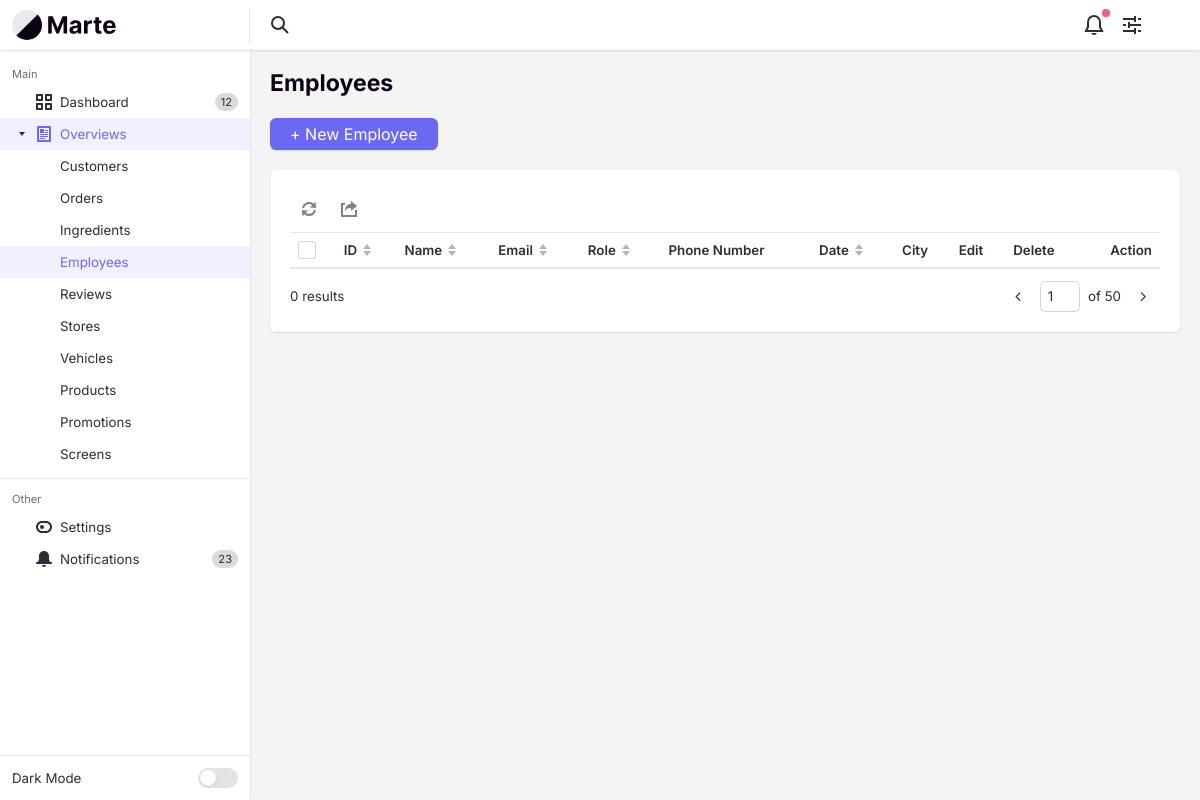
Page /EmployeeController/overview/ on the earlier database version.
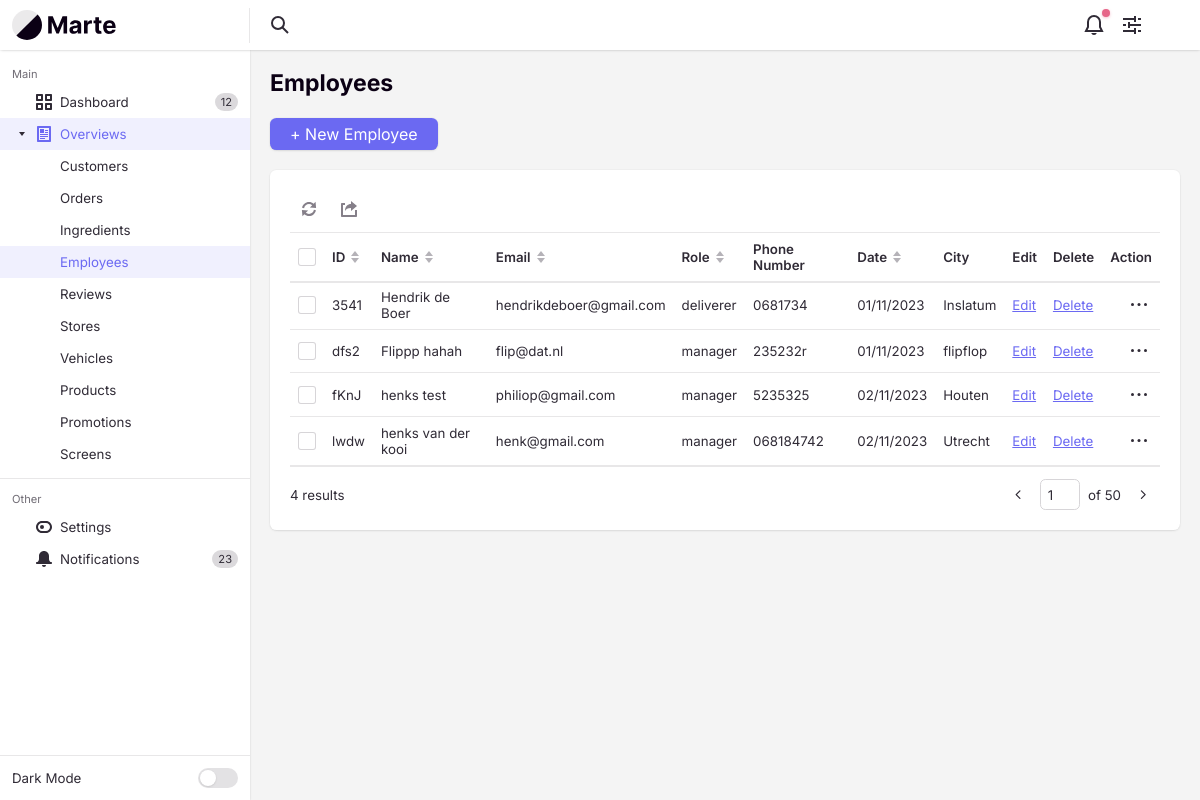
Same page on the later database version.
### tables this page shows
CREATE TABLE `employees` (
  `employeeId` varchar(4) NOT NULL,
  `employeeFirstName` varchar(255) NOT NULL,
  `employeeRole` enum('deliverer','chef','manager') NOT NULL,
  `employeeIsActive` tinyint(1) NOT NULL DEFAULT 1,
  `employeeCreateDate` int(10) NOT NULL,
  `employeeDescritption` text DEFAULT NULL,
  `employeeLastName` varchar(255) NOT NULL,
  `employeeStreetName` varchar(255) NOT NULL,
  `employeeZipCode` varchar(10) NOT NULL,
  `employeeCity` varchar(255) NOT NULL,
  `employeePhone` varchar(10) NOT NULL,
  `employeeEmail` varchar(255) NOT NULL
);

### app/controllers/EmployeeController.php (called while the page is built, shortened)
<?php
class EmployeeController extends Controller
{
    private $employeeModel;
    public function __construct()
    {
        $this->employeeModel = $this->model('EmployeeModel');
    }
    public function overview()
    {
        $employees = $this->employeeModel->getEmployees();
        $countEmployees = count($this->employeeModel->getEmployees());
        $data = [
            'employees' => $employees,
            'countEmployees' => $countEmployees
        ];
        $this->view('backend/employee/overview', $data);
    }
}

### app/libraries/Core.php (called while the page is built, shortened)
<?php
class Core
{
    protected $currentMethod = 'index';
    public function __construct()
    {
        $url = $this->getUrl();
        $this->currentController = new $this->currentController();
        if (isset($url[1])) {
            if (method_exists($this->currentController, $url[1])) {
                $this->currentMethod = $url[1];
            } else if (!empty($url[1])) {
                require APPROOT . '/views/includes/404.php';
                exit;
            }
        }
        $this->params = $url ? [$url[2]] : [];
        call_user_func_array([$this->currentController, $this->currentMethod], $this->params);
    }
    public function getUrl()
    {
        $incoming = $_SERVER['REQUEST_URI'];
        $incoming = str_replace("/pizzapalacebackend/", "", $incoming);
        $incoming = trim($incoming, "/");
        $url = filter_var($incoming, FILTER_SANITIZE_URL);
        $url = explode('/', $url);
        $urlController = $url[0];
        $urlAction = "";
        if (array_key_exists(1, $url)) {
            $urlAction = explode('?', $url[1])[0];
        }
        $urlSlug = $url;
        $output = [$urlController, $urlAction, $urlSlug];
        return $output;
    }
}

### app/require.php (called while the page is built, shortened)
<?php
  require_once 'libraries/Core.php';
  require_once 'libraries/Controller.php';
  require_once 'libraries/Database.php';
  $init = new Core();

### public/index.php (called while the page is built)
<?php
  require_once '../app/require.php';
?>

### app/libraries/Database.php (called while the page is built, shortened)
<?php
  class Database {
    private $dbHost = DB_HOST;
    private $dbUser = DB_USER;
    private $dbPass = DB_PASS;
    private $dbName = DB_NAME;
    private $statement;
    private $dbHandler;
    public function __construct()
    {
      $conn = 'mysql:host=' . $this->dbHost . ";dbname=" . $this->dbName;
      $options = array(
        PDO::ATTR_PERSISTENT => true,
        PDO::ATTR_ERRMODE => PDO::ERRMODE_EXCEPTION,
        PDO::ATTR_EMULATE_PREPARES => false
      );
      try
      {
        $this->dbHandler = new PDO($conn, $this->dbUser, $this->dbPass, $options);
      }
      catch(PDOException $e) {
        $this->error = $e->getMessage();
        echo $this->error;
      }
    }
    public function query($sql) {
      $this->statement = $this->dbHandler->prepare($sql);
    }
    public function execute() {
      return $this->statement->execute();
    }
    public function resultSet() {
      $this->execute();
      return $this->statement->fetchAll(PDO::FETCH_OBJ);
    }
  }
?>

### app/models/EmployeeModel.php (called while the page is built, shortened)
<?php
class EmployeeModel
{
    private $db;
    public function __construct()
    {
        $this->db = new Database();
    }
    public function getEmployees()
    {
        $this->db->query("SELECT employeeId,
                                 employeeFirstName,
                                 employeeLastName,
                                 employeeRole,
                                 employeeCreateDate,
                                 employeeCity,
                                 employeePhone,
                                 employeeEmail
                                 FROM employees
                                 WHERE employeeIsActive = 1");
        return $this->db->resultSet();
    }
}

### app/views/backend/employee/overview.php (the view, shortened to what the changed rows need)
<?php require APPROOT . '/views/includes/head.php'; ?>
<div class="margin-bottom-md">
    <h1 class="text-lg">Employees</h1>
</div>
<div class="margin-bottom-md">
    <div class="flex flex-wrap gap-sm items-center justify-between">
        <a class="btn btn--primary" href="<?= URLROOT ?>employeeController/create">+ New Employee</a>
    </div>
</div>
<div class="bg radius-md padding-md inner-glow shadow-xs">
    <div class="int-table-actions padding-bottom-xxxs border-bottom border-alpha" data-table-controls="interactive-table-1">
        <menu class="menu-bar js-int-table-actions__no-items-selected js-menu-bar">
            <li class="menu-bar__item " role="menuitem">
            </li>
            <li class="menu-bar__item " role="menuitem">
                <svg class="icon menu-bar__icon" aria-hidden="true" viewBox="0 0 16 16">
                    <g>
                        <path d="M15,16H1c-0.6,0-1-0.4-1-1V3c0-0.6,0.4-1,1-1h3v2H2v10h12V9h2v6C16,15.6,15.6,16,15,16z"></path>
                        <path d="M10,3c-3.2,0-6,2.5-6,7c1.1-1.7,2.4-3,6-3v3l6-5l-6-5V3z"></path>
                    </g>
                </svg>
            </li>
        </menu>
    </div>
    <div id="interactive-table-1" class="int-table text-sm js-int-table">
        <div class="int-table__inner">
            <table class="int-table__table" aria-label="Interactive table example">
                <thead class="int-table__header js-int-table__header">
                    <tr class="int-table__row">
                        <td class="int-table__cell">
                            <div class="custom-checkbox int-table__checkbox">
                                <div class="custom-checkbox__control" aria-hidden="true"></div>
                            </div>
                        </td>
                        <th class="int-table__cell int-table__cell--th int-table__cell--sort js-int-table__cell--sort">
                            <div class="flex items-center">
                                <span>ID</span>
                                <svg class="icon icon--xxs margin-left-xxxs int-table__sort-icon" aria-hidden="true" viewBox="0 0 12 12">
                                    <polygon class="arrow-up" points="6 0 10 5 2 5 6 0" />
                                    <polygon class="arrow-down" points="6 12 2 7 10 7 6 12" />
                                </svg>
                            </div>
                        </th>
                        <th class="int-table__cell int-table__cell--th int-table__cell--sort js-int-table__cell--sort">
                            <div class="flex items-center">
                                <span>Name</span>
                                <svg class="icon icon--xxs margin-left-xxxs int-table__sort-icon" aria-hidden="true" viewBox="0 0 12 12">
                                    <polygon class="arrow-up" points="6 0 10 5 2 5 6 0" />
                                    <polygon class="arrow-down" points="6 12 2 7 10 7 6 12" />
                                </svg>
                            </div>
                        </th>
                        <th class="int-table__cell int-table__cell--th int-table__cell--sort js-int-table__cell--sort">
                            <div class="flex items-center">
                                <span>Email</span>
                                <svg class="icon icon--xxs margin-left-xxxs int-table__sort-icon" aria-hidden="true" viewBox="0 0 12 12">
                                    <polygon class="arrow-up" points="6 0 10 5 2 5 6 0" />
                                    <polygon class="arrow-down" points="6 12 2 7 10 7 6 12" />
                                </svg>
                            </div>
                        </th>
                        <th class="int-table__cell int-table__cell--th int-table__cell--sort js-int-table__cell--sort">
                            <div class="flex items-center">
                                <span>Role</span>
                                <svg class="icon icon--xxs margin-left-xxxs int-table__sort-icon" aria-hidden="true" viewBox="0 0 12 12">
                                    <polygon class="arrow-up" points="6 0 10 5 2 5 6 0" />
                                    <polygon class="arrow-down" points="6 12 2 7 10 7 6 12" />
                                </svg>
                            </div>
                        </th>
                        <th class="int-table__cell int-table__cell--th text-left">
                            Phone Number
                        </th>
                        <th class="int-table__cell int-table__cell--th int-table__cell--sort js-int-table__cell--sort" data-date-format="dd-mm-yyyy">
                            <div class="flex items-center">
                                <span>Date</span>
                                <svg class="icon icon--xxs margin-left-xxxs int-table__sort-icon" aria-hidden="true" viewBox="0 0 12 12">
                                    <polygon class="arrow-up" points="6 0 10 5 2 5 6 0" />
                                    <polygon class="arrow-down" points="6 12 2 7 10 7 6 12" />
                                </svg>
                            </div>
                        </th>
                        <th class="int-table__cell int-table__cell--th text-left">City</th>
                        <th class="int-table__cell int-table__cell--th text-left">
                            Edit
                        </th>
                        <th class="int-table__cell int-table__cell--th text-left">
                            Delete
                        </th>
                        <th class="int-table__cell int-table__cell--th text-right">Action</th>
                    </tr>
                </thead>
                <tbody class="int-table__body js-int-table__body">
                    <?php foreach ($data['employees'] as $employee) : ?>
                        <tr class="int-table__row">
                            <th class="int-table__cell" scope="row">
                                <div class="custom-checkbox int-table__checkbox">
                                    <div class="custom-checkbox__control" aria-hidden="true"></div>
                                </div>
                            </th>
                            <td class="int-table__cell"><?= $employee->employeeId ?></td>
                            <td class="int-table__cell"><?= $employee->employeeFirstName . " " . $employee->employeeLastName ?></td>
                            <td class="int-table__cell"><?= $employee->employeeEmail ?></td>
                            <td class="int-table__cell"><?= $employee->employeeRole ?></td>
                            <td class="int-table__cell text-truncate max-width-xxxxs"><?= $employee->employeePhone ?></td>
                            <td class="int-table__cell"><?= date('d/m/Y', $employee->employeeCreateDate) ?></td>
                            <td class="int-table__cell"><?= $employee->employeeCity ?></td>
                            <td class="int-table__cell"><a href="<?= URLROOT ?>employeeController/update/<?= $employee->employeeId ?>/">Edit</a></td>
                            <td class="int-table__cell"><a href="<?= URLROOT ?>employeeController/delete/<?= $employee->employeeId ?>/">Delete</a></td>
                            <td class="int-table__cell">
                                <button class="reset int-table__menu-btn margin-left-auto js-tab-focus" data-label="Edit row" aria-controls="menu-example">
                                    <svg class="icon" viewBox="0 0 16 16">
                                        <circle cx="8" cy="7.5" r="1.5" />
                                        <circle cx="1.5" cy="7.5" r="1.5" />
                                        <circle cx="14.5" cy="7.5" r="1.5" />
                                    </svg>
                                </button>
                            </td>
                        </tr>
                    <?php endforeach ?>
                </tbody>
            </table>
        </div>
    </div>
    <div class="flex items-center justify-between padding-top-sm">
        <p class="text-sm"><?= $data['countEmployees'] ?> results</p>
        <nav class="pagination text-sm" aria-label="Pagination">
            <ul class="pagination__list flex flex-wrap gap-xxxs">
                <li>
                    <a href="#0" class="pagination__item">
                        <svg class="icon" viewBox="0 0 16 16">
                            <title>Go to previous page</title>
                            <g stroke-width="1.5" stroke="currentColor">
                                <polyline fill="none" stroke="currentColor" stroke-linecap="round" stroke-linejoin="round" stroke-miterlimit="10" points="9.5,3.5 5,8 9.5,12.5 "></polyline>
                            </g>
                        </svg>
                    </a>
                </li>
                <li>
                    <span class="pagination__jumper flex items-center">
                        <input aria-label="Page number" class="form-control" type="text" id="pageNumber" name="pageNumber" value="1">
                        <em>of 50</em>
                    </span>
                </li>
                <li>
                    <a href="#0" class="pagination__item">
                        <svg class="icon" viewBox="0 0 16 16">
                            <title>Go to next page</title>
                            <g stroke-width="1.5" stroke="currentColor">
                                <polyline fill="none" stroke="currentColor" stroke-linecap="round" stroke-linejoin="round" stroke-miterlimit="10" points="6.5,3.5 11,8 6.5,12.5 "></polyline>
                            </g>
                        </svg>
                    </a>
                </li>
            </ul>
        </nav>
    </div>
</div>
<?php require APPROOT . '/views/includes/footer.php'; ?>

Differences in the rows shown:
added employees: employeeId "3541", employeeFirstName "Hendrik", employeeLastName "de Boer", employeeEmail "hendrikdeboer@gmail.com", employeeRole "deliverer", employeePhone "0681734", employeeCreateDate "01/11/2023", employeeCity "Inslatum"
added employees: employeeId "dfs2", employeeFirstName "Flippp", employeeLastName "hahah", employeeEmail "flip@dat.nl", employeeRole "manager", employeePhone "235232r", employeeCreateDate "01/11/2023", employeeCity "flipflop"
added employees: employeeId "fKnJ", employeeFirstName "henks", employeeLastName "test", employeeEmail "philiop@gmail.com", employeeRole "manager", employeePhone "5235325", employeeCreateDate "02/11/2023", employeeCity "Houten"
added employees: employeeId "lwdw", employeeFirstName "henks", employeeLastName "van der kooi", employeeEmail "henk@gmail.com", employeeRole "manager", employeePhone "068184742", employeeCreateDate "02/11/2023", employeeCity "Utrecht"
Other differences:
$data['countEmployees']: "0" → "4"
